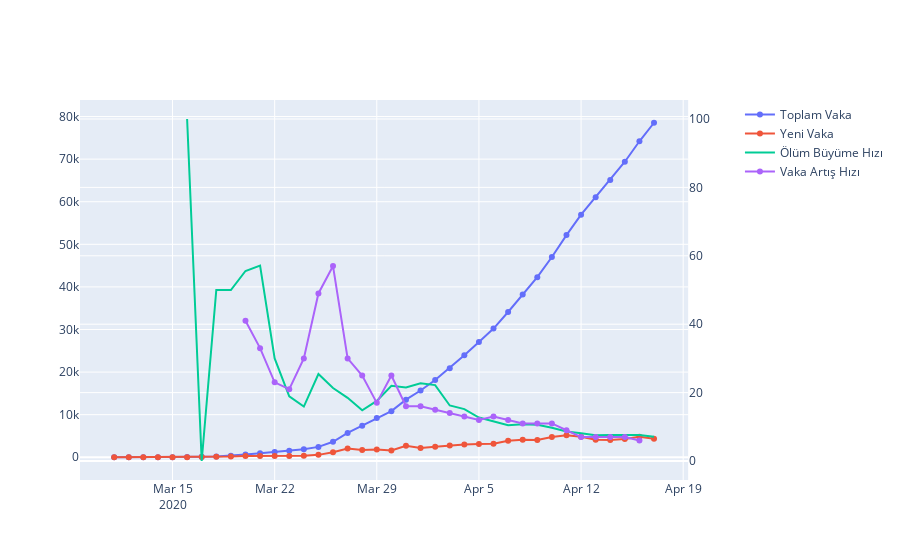

Here is the notebook cell this chart was saved with:
### Markdown cell above
## İnteraktif Grafik

### Code cell
fig = make_subplots(specs=[[{"secondary_y": True}]])
fig.add_trace(go.Scatter(x=x["Tarih"], y=x["Toplam Vaka Sayısı"], mode='lines+markers',name='Toplam Vaka'), secondary_y=False)
fig.add_trace(go.Scatter(x=x["Tarih"], y=x["Yeni Vaka Sayısı"], mode="lines+markers", name="Yeni Vaka"), secondary_y=False)
fig.add_trace(go.Scatter(x=x["Tarih"][5:], y=death_growth, mode="lines", name="Ölüm Büyüme Hızı"), secondary_y=True)
fig.add_trace(go.Scatter(x=x["Tarih"][9:], y=growth_rate[10:], mode="lines+markers", name="Vaka Artış Hızı"), secondary_y=True)
fig.show()

### Figure 1 — Plotly figure (JSON) as saved in the notebook; plotly's stock layout.template omitted (floating-point values rounded to 4 significant figures)
{"data": [{"mode": "lines+markers", "name": "Toplam Vaka", "type": "scatter", "x": ["2020-03-11", "2020-03-12", "2020-03-13", "2020-03-14", "2020-03-15", "2020-03-16", "2020-03-17", "2020-03-18", "2020-03-19", "2020-03-20", "2020-03-21", "2020-03-22", "2020-03-23", "2020-03-24", "2020-03-25", "2020-03-26", "2020-03-27", "2020-03-28", "2020-03-29", "2020-03-30", "2020-03-31", "2020-04-01", "2020-04-02", "2020-04-03", "2020-04-04", "2020-04-05", "2020-04-06", "2020-04-07", "2020-04-08", "2020-04-09", "2020-04-10", "2020-04-11", "2020-04-12", "2020-04-13", "2020-04-14", "2020-04-15", "2020-04-16", "2020-04-17"], "xaxis": "x", "y": [1, 1, 5, 6, 18, 47, 98, 191, 359, 670, 947, 1256, 1549, 1872, 2433, 3629, 5698, 7402, 9217, 10827, 13531, 15679, 18135, 20921, 23934, 27069, 30217, 34109, 38226, 42282, 47029, 52167, 56956, 61049, 65111, 69392, 74193, 78546], "yaxis": "y"}, {"mode": "lines+markers", "name": "Yeni Vaka", "type": "scatter", "x": ["2020-03-11", "2020-03-12", "2020-03-13", "2020-03-14", "2020-03-15", "2020-03-16", "2020-03-17", "2020-03-18", "2020-03-19", "2020-03-20", "2020-03-21", "2020-03-22", "2020-03-23", "2020-03-24", "2020-03-25", "2020-03-26", "2020-03-27", "2020-03-28", "2020-03-29", "2020-03-30", "2020-03-31", "2020-04-01", "2020-04-02", "2020-04-03", "2020-04-04", "2020-04-05", "2020-04-06", "2020-04-07", "2020-04-08", "2020-04-09", "2020-04-10", "2020-04-11", "2020-04-12", "2020-04-13", "2020-04-14", "2020-04-15", "2020-04-16", "2020-04-17"], "xaxis": "x", "y": [1, 0, 4, 1, 12, 29, 51, 93, 168, 311, 277, 309, 293, 323, 561, 1196, 2069, 1704, 1815, 1610, 2704, 2148, 2456, 2786, 3013, 3135, 3148, 3892, 4117, 4056, 4747, 5138, 4789, 4093, 4062, 4281, 4801, 4353], "yaxis": "y"}, {"mode": "lines", "name": "Ölüm Büyüme Hızı", "type": "scatter", "x": ["2020-03-16", "2020-03-17", "2020-03-18", "2020-03-19", "2020-03-20", "2020-03-21", "2020-03-22", "2020-03-23", "2020-03-24", "2020-03-25", "2020-03-26", "2020-03-27", "2020-03-28", "2020-03-29", "2020-03-30", "2020-03-31", "2020-04-01", "2020-04-02", "2020-04-03", "2020-04-04", "2020-04-05", "2020-04-06", "2020-04-07", "2020-04-08", "2020-04-09", "2020-04-10", "2020-04-11", "2020-04-12", "2020-04-13", "2020-04-14", "2020-04-15", "2020-04-16", "2020-04-17"], "xaxis": "x", "y": [100, 0, 50, 50, 55.56, 57.14, 30, 18.92, 15.91, 25.42, 21.33, 18.48, 14.81, 17.56, 22.02, 21.5, 22.74, 22.19, 16.24, 15.17, 12.72, 11.56, 10.48, 10.71, 10.57, 9.74, 8.63, 8.1, 7.56, 7.63, 7.58, 7.61, 7.12], "yaxis": "y2"}, {"mode": "lines+markers", "name": "Vaka Artış Hızı", "type": "scatter", "x": ["2020-03-20", "2020-03-21", "2020-03-22", "2020-03-23", "2020-03-24", "2020-03-25", "2020-03-26", "2020-03-27", "2020-03-28", "2020-03-29", "2020-03-30", "2020-03-31", "2020-04-01", "2020-04-02", "2020-04-03", "2020-04-04", "2020-04-05", "2020-04-06", "2020-04-07", "2020-04-08", "2020-04-09", "2020-04-10", "2020-04-11", "2020-04-12", "2020-04-13", "2020-04-14", "2020-04-15", "2020-04-16", "2020-04-17"], "xaxis": "x", "y": [41, 33, 23, 21, 30, 49, 57.0, 30, 25, 17, 25, 16, 16, 15, 14.0, 13, 12, 13, 12, 11, 11, 11, 9, 7.0, 7.0, 7.0, 7.0, 6], "yaxis": "y2"}], "layout": {"xaxis": {"anchor": "y", "domain": [0, 0.94]}, "yaxis": {"anchor": "x", "domain": [0, 1]}, "yaxis2": {"anchor": "x", "overlaying": "y", "side": "right"}}}
